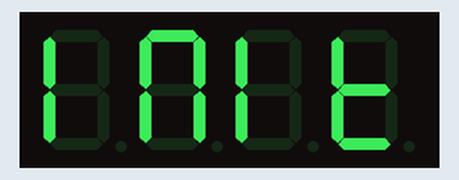
Simulated run of this sketch. Board: Arduino Nano, built with avr-gcc and run on an emulated ATmega328P. Shown: 4-digit seven-segment display.

Above: at 1.1 s.
At 2.1 s:
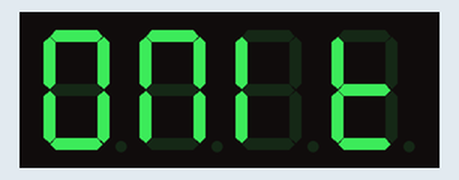
At 11.1 s:
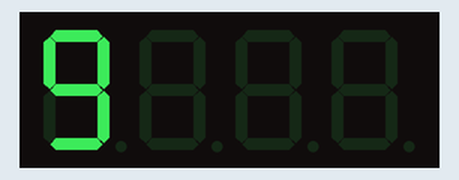
At 20.1 s:
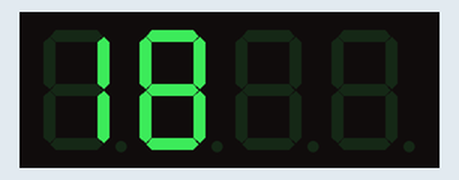
At 29.1 s:
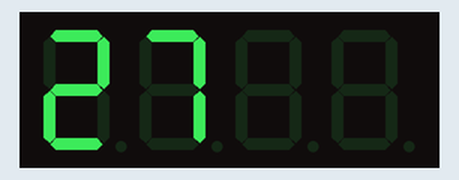
At 38.2 s:
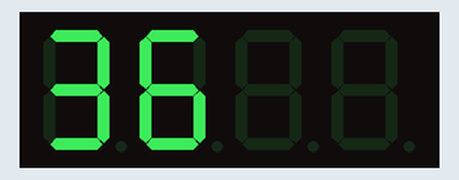

Measured:
- what the display in image 0 shows lasts 1.0 s, from 1.0 s to 2.0 s
- what the display in image 1 shows lasts 0.9 s, from 2.0 s to 2.9 s

The sketch:

afficheur_4_digits_7_segments.ino
```cpp
/* Utilisation d'un afficheur à LED de 4 chiffres à 7 segments
 *  l'afficheur est de marque catalex, modèle "4-digit display v1.0"
 *  avec le circuit intégré de contrôle TM1637
 *  utilise la library SevenSegmentTM1637 de Bram Harmsen en version 1.0.0
 *  https://github.com/bremme/arduino-tm1637
 *
 *  Quimper, 5 avril 2018, pierre <at> lesporteslogiques.net
 *  arduino 1.8.4 / debian 9.1
 */


// **************************************************
// Définitions pour l'afficheur 7 segments à 4 chiffres

#include "SevenSegmentTM1637.h"

// définir les broches utilisées pour l'afficheur (n'importe quelle broche digitale peut être utilisée)

const byte PIN_CLK = 2;   // définir la broche 2 comme broche CLK de l'afficheur
const byte PIN_DIO = 3;   // définir la broche 3 comme broche DIO de l'afficheur

SevenSegmentTM1637    display(PIN_CLK, PIN_DIO);

// ***************************************************

int compteur;                 // définir la variable 'compteur'

void setup() {

  display.begin();            // Initialiser l'afficheur à 4 chiffres
  display.setBacklight(100);  // fixer la luminosité à 100%
  display.print("INIT");      // afficher INIT
  delay(1000);                // attendre 1000 millisecondes

}

void loop() {

  display.print(compteur);    // afficher la valeur
  delay(900);                 // attendre 900 millisecondes
  display.clear();            // effacer
  delay(100);                 // attendre 100 millisecondes
  compteur++;                 // ajouter 1 à la variable 'compteur'

}
```
